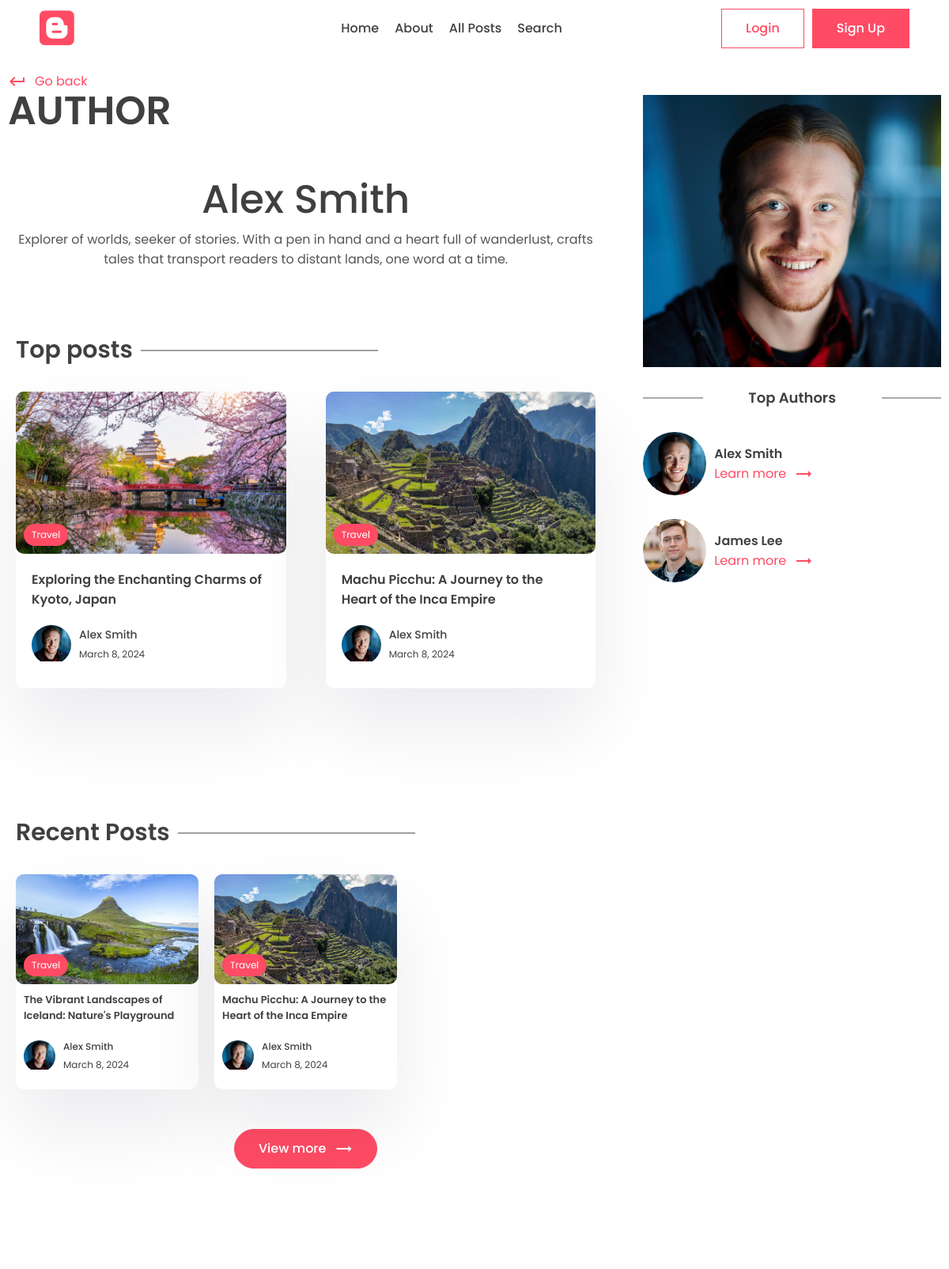
/accounts/author/alex/ (upper part), run on an earlier commit of the app's database.
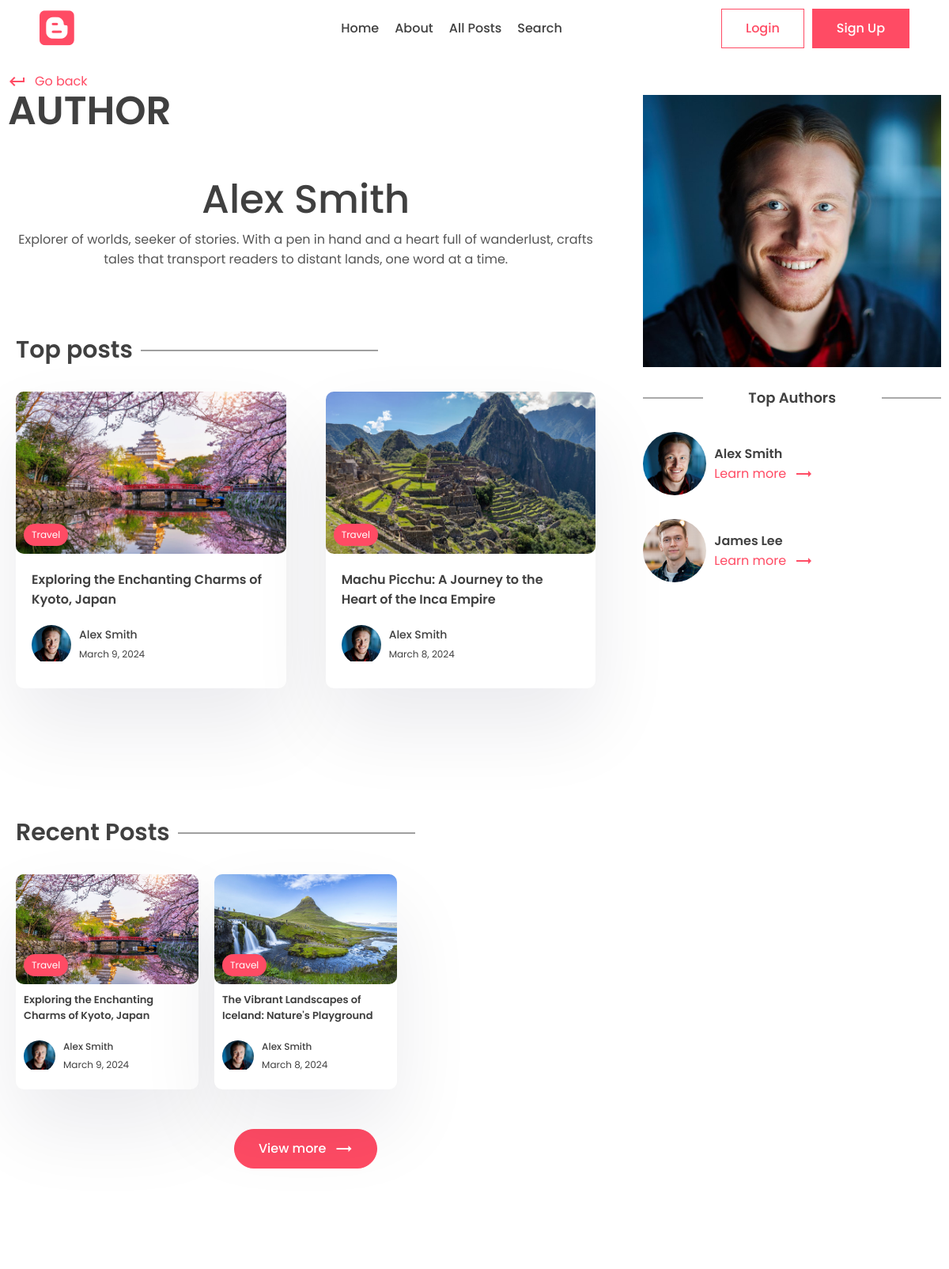
And on a later commit of the database.
### posts/models.py (models this page shows, shortened)
class Post(models.Model):
    title = models.CharField(max_length=200)
    content = models.TextField()
    last_updated = models.DateTimeField(auto_now=True)
    slug = models.SlugField(max_length=200, unique=True)
    image = models.ImageField(null=True, blank=True, upload_to="images/")
    tags = models.ManyToManyField(Tag, blank=True, related_name='post')
    view_count = models.IntegerField(null=True, blank=True)
    is_featured = models.BooleanField(default=False)
    author = models.ForeignKey(User, on_delete=models.CASCADE, null=True, blank=True)
    bookmarks = models.ManyToManyField(User, related_name="bookmarks", default=None, blank=True)
    likes = models.ManyToManyField(User, related_name="likes", default=None, blank=True)

class Tag(models.Model):
    name = models.CharField(max_length=100)
    description = models.CharField(max_length=100)
    slug = models.SlugField(max_length=200, unique=True)

### accounts/models.py (models this page shows, shortened)
class Profile(models.Model):
    user = models.OneToOneField(User, on_delete=models.CASCADE)
    profile_image = models.ImageField(null=True, blank=True, upload_to="images/")
    slug = models.SlugField(max_length=200, unique=True)
    bio = models.CharField(null=True, blank=True, max_length=200)
    def full_name(self):
        return f'{self.user.first_name} {self.user.last_name}'

### accounts/views.py (the view)
# urls.py: path('author/<slug:slug>/', views.author_page, name='author_page'),
def author_page(request, slug):
    profile = Profile.objects.get(slug=slug)
    top_posts = Post.objects.filter(author = profile.user).order_by('-view_count')[0:2]
    recent_posts = Post.objects.filter(author = profile.user).order_by('-last_updated')[0:2]
    top_authors = User.objects.annotate(number=Count('post')).order_by('-number')[0:2]
    context = {
        'profile':profile,
        'top_posts':top_posts,
        'recent_posts':recent_posts,
        'top_authors':top_authors,
    }
    return render(request, 'accounts/author.html', context)

### accounts/templates/accounts/author.html (shortened to what the changed rows need)
{% extends "base.html" %}
{% load static %}
{% block content %}
    <main>
      <div class="container">
        <div class="layout">
          <div class="left">
            <div class="page-top">
              <div class="top flex">
                <div class="page-name">
                  <h1>Author</h1>
                </div>
              </div>
            </div>
            <center>
              <div class="typo">
                <h1 class="title">{{profile.full_name}}</h1>
              </div>
            </center>
            <section class="sp">
              <div class="container">
                <h1 class="sec-title">Top posts</h1>
                <div class="grid-2 blog">
                  {% for post in top_posts %}
                    <a href="{% url "post_page" post.slug %}">
                      <div class="card">
                        <div class="post-img">
                          <img src="{{post.image.url}}" alt="" />
                          <div class="tag">{{post.tags.all.0.name}}</div>
                        </div>
                        <div class="card-content">
                          <h3>
                            {{post.title}}
                          </h3>
                          <div class="author">
                            <div class="profile-pic">
                              {% if post.author.profile.profile_image %}
                              <img src="{{post.author.profile.profile_image.url}}" alt="" />
                              {% else %}
                              <img src="{% static "images/blank-profile.webp" %}" alt="blank Image">
                              {% endif %}
                            </div>
                            <div class="details">
                              <p>{{post.author.profile.full_name}}</p>
                              <small>{{post.last_updated|date}}</small>
                            </div>
                          </div>
                        </div>
                      </div>
                    </a>
                    {% empty %}
                    <p>Nothing to show here</p>
                  {% endfor %}
                </div>
              </div>
            </section>
            <section class="sp">
              <div class="container">
                <h1 class="sec-title">Recent Posts</h1>
                <div class="grid-3 blog-grid">
                  {% for post in recent_posts %}
                    <a href="{% url "post_page" post.slug %}">
                      <div class="card">
                        <div class="post-img">
                          <img src="{{post.image.url}}" alt="" />
                          <div class="tag">{{post.tags.all.0.name}}</div>
                        </div>
                        <div class="card-content">
                          <h3>
                            {{post.title}}
                          </h3>
                          <div class="author">
                            <div class="profile-pic">
                              {% if post.author.profile.profile_image %}
                              <img src="{{post.author.profile.profile_image.url}}" alt="" />
                              {% else %}
                              <img src="{% static "images/blank-profile.webp" %}" alt="blank Image">
                              {% endif %}
                            </div>
                            <div class="details">
                              <p>{{post.author.profile.full_name}}</p>
                              <small>{{post.last_updated|date}}</small>
                            </div>
                          </div>
                        </div>
                      </div>
                    </a>
                    {% empty %}
                    <p>Nothing to show here</p>
                  {% endfor %}
                </div>
              </div>
            </section>
          </div>
          <div class="right">
            <div class="block">
              <h2 class="title2">Top Authors</h2>
              {% for author in top_authors %}
              <div class="recent-post other-author">
                <div class="rounded-img">
                  {% if author.profile.profile_image %}
                  <img src="{{author.profile.profile_image.url}}" alt="" />
                  {% else %}
                  <img src="{% static "images/blank-profile.webp" %}" alt="blank Image">
                  {% endif %}
                </div>
                <div class="recent-content">
                  <h3>
                    {{author.profile.full_name}}
                  </h3>
                  <a class="learn" href="{% url "author_page" author.profile.slug %}"
                    >Learn more
                    <span class="material-icons"> trending_flat </span></a
                  >
                </div>
              </div>
              {% endfor %}
            </div>
          </div>
        </div>
      </div>
    </main>
{% endblock content %}

What changed in the data, as far as the page shows it:
no longer on one of the page's lists (row edited): Post: tags.all.0.name "Travel", title "Machu Picchu: A Journey to the Heart of the Inca Empire", author.profile.full_name "Alex Smith", last_updated "March 8, 2024"
now on one of the page's lists (row edited): Post: tags.all.0.name "Travel", title "Exploring the Enchanting Charms of Kyoto, Japan", author.profile.full_name "Alex Smith", last_updated "March 9, 2024"
changed Post "Exploring the Enchanting Charms of Kyoto, Japan": last_updated "March 8, 2024" → "March 9, 2024"
